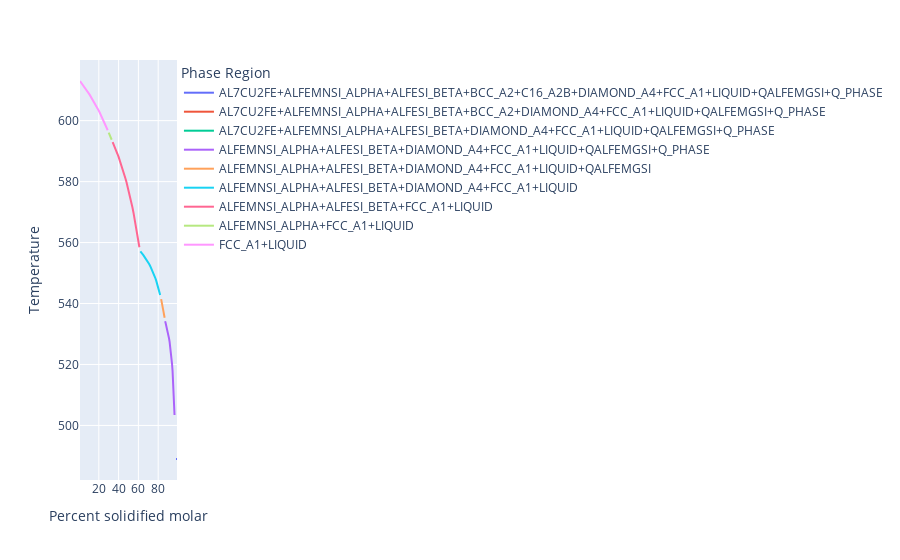

Notebook source saved alongside this figure:
### Code cell
fig = px.line(scheil_neu, x='Percent solidified molar', y='Temperature', color='Phase Region')
fig.show()

### Figure 1 — Plotly figure (JSON) as saved in the notebook; plotly's stock layout.template omitted (floating-point values rounded to 4 significant figures)
{"data": [{"hovertemplate": "Phase Region=AL7CU2FE+ALFEMNSI_ALPHA+ALFESI_BETA+BCC_A2+C16_A2B+DIAMOND_A4+FCC_A1+LIQUID+QALFEMGSI+Q_PHASE<br>Percent solidified molar=%{x}<br>Temperature=%{y}<extra></extra>", "legendgroup": "AL7CU2FE+ALFEMNSI_ALPHA+ALFESI_BETA+BCC_A2+C16_A2B+DIAMOND_A4+FCC_A1+LIQUID+QALFEMGSI+Q_PHASE", "line": {"color": "#636efa", "dash": "solid"}, "marker": {"symbol": "circle"}, "mode": "lines", "name": "AL7CU2FE+ALFEMNSI_ALPHA+ALFESI_BETA+BCC_A2+C16_A2B+DIAMOND_A4+FCC_A1+LIQUID+QALFEMGSI+Q_PHASE", "orientation": "v", "showlegend": true, "type": "scatter", "x": [99.0, 98.9, 98.8, 98.7, 98.6, 98.5, 98.4, 98.3, 98.2, 98.1, 98.0], "xaxis": "x", "y": [489.0, 489.0, 489.0, 489.0, 489.0, 489.0, 489.0, 489.0, 489.0, 489.0, 489.0], "yaxis": "y"}, {"hovertemplate": "Phase Region=AL7CU2FE+ALFEMNSI_ALPHA+ALFESI_BETA+BCC_A2+DIAMOND_A4+FCC_A1+LIQUID+QALFEMGSI+Q_PHASE<br>Percent solidified molar=%{x}<br>Temperature=%{y}<extra></extra>", "legendgroup": "AL7CU2FE+ALFEMNSI_ALPHA+ALFESI_BETA+BCC_A2+DIAMOND_A4+FCC_A1+LIQUID+QALFEMGSI+Q_PHASE", "line": {"color": "#EF553B", "dash": "solid"}, "marker": {"symbol": "circle"}, "mode": "lines", "name": "AL7CU2FE+ALFEMNSI_ALPHA+ALFESI_BETA+BCC_A2+DIAMOND_A4+FCC_A1+LIQUID+QALFEMGSI+Q_PHASE", "orientation": "v", "showlegend": true, "type": "scatter", "x": [97.5], "xaxis": "x", "y": [489.3], "yaxis": "y"}, {"hovertemplate": "Phase Region=AL7CU2FE+ALFEMNSI_ALPHA+ALFESI_BETA+DIAMOND_A4+FCC_A1+LIQUID+QALFEMGSI+Q_PHASE<br>Percent solidified molar=%{x}<br>Temperature=%{y}<extra></extra>", "legendgroup": "AL7CU2FE+ALFEMNSI_ALPHA+ALFESI_BETA+DIAMOND_A4+FCC_A1+LIQUID+QALFEMGSI+Q_PHASE", "line": {"color": "#00cc96", "dash": "solid"}, "marker": {"symbol": "circle"}, "mode": "lines", "name": "AL7CU2FE+ALFEMNSI_ALPHA+ALFESI_BETA+DIAMOND_A4+FCC_A1+LIQUID+QALFEMGSI+Q_PHASE", "orientation": "v", "showlegend": true, "type": "scatter", "x": [97.0], "xaxis": "x", "y": [496.6], "yaxis": "y"}, {"hovertemplate": "Phase Region=ALFEMNSI_ALPHA+ALFESI_BETA+DIAMOND_A4+FCC_A1+LIQUID+QALFEMGSI+Q_PHASE<br>Percent solidified molar=%{x}<br>Temperature=%{y}<extra></extra>", "legendgroup": "ALFEMNSI_ALPHA+ALFESI_BETA+DIAMOND_A4+FCC_A1+LIQUID+QALFEMGSI+Q_PHASE", "line": {"color": "#ab63fa", "dash": "solid"}, "marker": {"symbol": "circle"}, "mode": "lines", "name": "ALFEMNSI_ALPHA+ALFESI_BETA+DIAMOND_A4+FCC_A1+LIQUID+QALFEMGSI+Q_PHASE", "orientation": "v", "showlegend": true, "type": "scatter", "x": [96.5, 96.0, 95.5, 95.0, 94.5, 94.0, 93.5, 93.0, 92.5, 92.0, 91.5, 91.0, 90.5, 90.0, 89.5, 89.0, 88.5, 88.0, 87.5, 87.0], "xaxis": "x", "y": [503.4, 508.4, 512.2, 515.3, 517.9, 520.1, 522.0, 523.6, 525.0, 526.3, 527.5, 528.5, 529.4, 530.3, 531.1, 531.8, 532.4, 533.0, 533.6, 534.2], "yaxis": "y"}, {"hovertemplate": "Phase Region=ALFEMNSI_ALPHA+ALFESI_BETA+DIAMOND_A4+FCC_A1+LIQUID+QALFEMGSI<br>Percent solidified molar=%{x}<br>Temperature=%{y}<extra></extra>", "legendgroup": "ALFEMNSI_ALPHA+ALFESI_BETA+DIAMOND_A4+FCC_A1+LIQUID+QALFEMGSI", "line": {"color": "#FFA15A", "dash": "solid"}, "marker": {"symbol": "circle"}, "mode": "lines", "name": "ALFEMNSI_ALPHA+ALFESI_BETA+DIAMOND_A4+FCC_A1+LIQUID+QALFEMGSI", "orientation": "v", "showlegend": true, "type": "scatter", "x": [86.5, 86.0, 85.5, 85.0, 84.0, 83.0], "xaxis": "x", "y": [535.3, 536.4, 537.4, 538.3, 540.0, 541.4], "yaxis": "y"}, {"hovertemplate": "Phase Region=ALFEMNSI_ALPHA+ALFESI_BETA+DIAMOND_A4+FCC_A1+LIQUID<br>Percent solidified molar=%{x}<br>Temperature=%{y}<extra></extra>", "legendgroup": "ALFEMNSI_ALPHA+ALFESI_BETA+DIAMOND_A4+FCC_A1+LIQUID", "line": {"color": "#19d3f3", "dash": "solid"}, "marker": {"symbol": "circle"}, "mode": "lines", "name": "ALFEMNSI_ALPHA+ALFESI_BETA+DIAMOND_A4+FCC_A1+LIQUID", "orientation": "v", "showlegend": true, "type": "scatter", "x": [82.0, 81.0, 80.0, 79.0, 78.0, 77.0, 76.0, 75.0, 74.0, 73.0, 72.0, 71.0, 70.0, 69.0, 68.0, 67.0, 66.0, 65.0, 64.0, 63.0, 62.0], "xaxis": "x", "y": [542.8, 544.1, 545.4, 546.5, 547.5, 548.5, 549.3, 550.1, 550.9, 551.6, 552.2, 552.9, 553.4, 554.0, 554.5, 555.0, 555.4, 555.9, 556.3, 556.7, 557.1], "yaxis": "y"}, {"hovertemplate": "Phase Region=ALFEMNSI_ALPHA+ALFESI_BETA+FCC_A1+LIQUID<br>Percent solidified molar=%{x}<br>Temperature=%{y}<extra></extra>", "legendgroup": "ALFEMNSI_ALPHA+ALFESI_BETA+FCC_A1+LIQUID", "line": {"color": "#FF6692", "dash": "solid"}, "marker": {"symbol": "circle"}, "mode": "lines", "name": "ALFEMNSI_ALPHA+ALFESI_BETA+FCC_A1+LIQUID", "orientation": "v", "showlegend": true, "type": "scatter", "x": [61.0, 60.0, 59.0, 58.0, 57.0, 56.0, 55.0, 54.0, 53.0, 52.0, 51.0, 50.0, 49.0, 48.0, 47.0, 46.0, 45.0, 44.0, 43.0, 42.0, 41.0, 40.0, 39.0, 38.0, 37.0, 36.0, 35.0, 34.0], "xaxis": "x", "y": [558.4, 560.6, 562.6, 564.6, 566.4, 568.2, 569.9, 571.5, 573.0, 574.5, 575.9, 577.2, 578.5, 579.8, 581.0, 582.1, 583.2, 584.2, 585.3, 586.2, 587.2, 588.1, 589.0, 589.8, 590.6, 591.4, 592.2, 592.9], "yaxis": "y"}, {"hovertemplate": "Phase Region=ALFEMNSI_ALPHA+FCC_A1+LIQUID<br>Percent solidified molar=%{x}<br>Temperature=%{y}<extra></extra>", "legendgroup": "ALFEMNSI_ALPHA+FCC_A1+LIQUID", "line": {"color": "#B6E880", "dash": "solid"}, "marker": {"symbol": "circle"}, "mode": "lines", "name": "ALFEMNSI_ALPHA+FCC_A1+LIQUID", "orientation": "v", "showlegend": true, "type": "scatter", "x": [33.0, 32.0, 31.0, 30.0], "xaxis": "x", "y": [593.7, 594.5, 595.3, 596.0], "yaxis": "y"}, {"hovertemplate": "Phase Region=FCC_A1+LIQUID<br>Percent solidified molar=%{x}<br>Temperature=%{y}<extra></extra>", "legendgroup": "FCC_A1+LIQUID", "line": {"color": "#FF97FF", "dash": "solid"}, "marker": {"symbol": "circle"}, "mode": "lines", "name": "FCC_A1+LIQUID", "orientation": "v", "showlegend": true, "type": "scatter", "x": [29.0, 28.0, 27.0, 26.0, 25.0, 24.0, 23.0, 22.0, 21.0, 20.0, 19.0, 18.0, 17.0, 16.0, 15.0, 14.0, 13.0, 12.0, 11.0, 10.0, 9.0, 8.0, 7.0, 6.0, 5.0, 4.0, 3.0, 2.0, 1.0], "xaxis": "x", "y": [596.8, 597.6, 598.4, 599.1, 599.9, 600.6, 601.3, 601.9, 602.6, 603.2, 603.9, 604.5, 605.1, 605.6, 606.2, 606.8, 607.3, 607.8, 608.4, 608.9, 609.4, 609.9, 610.3, 610.8, 611.3, 611.7, 612.2, 612.6, 613.0], "yaxis": "y"}], "layout": {"legend": {"title": {"text": "Phase Region"}, "tracegroupgap": 0}, "margin": {"t": 60}, "xaxis": {"anchor": "y", "domain": [0, 1], "title": {"text": "Percent solidified molar"}}, "yaxis": {"anchor": "x", "domain": [0, 1], "title": {"text": "Temperature"}}}}
